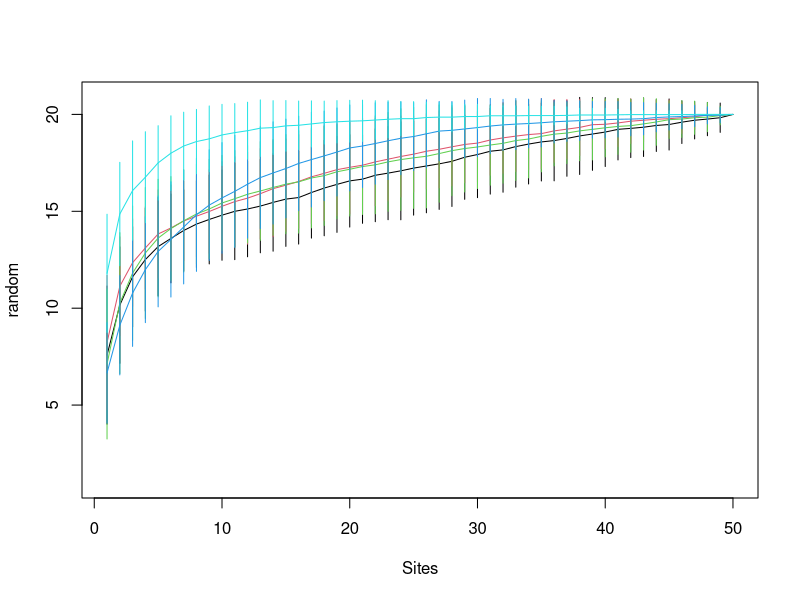

The R script that drew this image:

library(vegan)
data(varespec)
vare.dist <- vegdist(varespec)
# Orlóci's Chord distance: range 0 .. sqrt(2)
vare.dist <- vegdist(decostand(varespec, "norm"), "euclidean")
clust.res<-hclust(vare.dist,method="average")

genSpecAccumPerRange  <- function (ebd_diversity)
{
  
  ebd_diversity <- dcast(ebd_all, RANGE  ~ English.India, value.var = "Submission.ID", fun.aggregate = length ) 
  ebd_diversity <- cbind (ebd_diversity[1:2], ebd_diversity[4:ncol(ebd_diversity)])
  
  
  ebd_diversity <- dcast(ebd_all, Submission.ID + RANGE   ~ English.India, value.var = "Submission.ID", fun.aggregate = length ) 
  
  
  plot(diversity(ebd_diversity[2:ncol(ebd_diversity)]), xlab="Ranges", ylab="Shannon Diversity", pch=18, cex=1.5, col="blue") # Shannon Diversity
  
  #specnumber(varespec) # Species Richness
  #plot(specaccum(varespec)) #Species Accumulation Curve
  #specpool(varespec) # Estimated number of species
  
  plot(specaccum(ebd_diversity [3:ncol(ebd_diversity)], method="random"))
  plot(specaccum(ebd_diversity [ebd_diversity$RANGE=="Vazhachal",] [3:ncol(ebd_diversity)], method="random"), add=T)
  plot(specaccum(ebd_diversity [ebd_diversity$RANGE=="Charpa",] [3:ncol(ebd_diversity)], method="random"), add=T)
  plot(specaccum(ebd_diversity [ebd_diversity$RANGE=="Sholayar",] [3:ncol(ebd_diversity)], method="random"), add=T)
  
  attach(mtcars)
  plot(wt, mpg, main="Milage vs. Car Weight", 
       xlab="Weight", ylab="Mileage", pch=18, col="blue")
  #text(wt, mpg, row.names(mtcars), cex=0.6, pos=4, col="red")
  
  
  
  
  # specify the data 
  x <- c(1:10); y <- x; z <- 10/x
  
  # create extra margin room on the right for an axis 
  par(mar=c(5, 4, 4, 8) + 0.1)
  
  # plot x vs. y 
  plot(x, y,type="b", pch=21, col="red", 
       yaxt="n", lty=3, xlab="", ylab="")
  
  # add x vs. 1/x 
  lines(x, z, type="b", pch=22, col="blue", lty=2)
  
  # draw an axis on the left 
  axis(2, at=x,labels=x, col.axis="red", las=2)
  
  axis(1, at=x,labels=x, col.axis="red", las=2)
  
  # draw an axis on the right, with smaller text and ticks 
  axis(4, at=z,labels=round(z,digits=2),
       col.axis="blue", las=2, cex.axis=0.7, tck=-.01)
  
  # add a title for the right axis 
  mtext("y=1/x", side=4, line=3, cex.lab=1,las=2, col="blue")
  
  # add a main title and bottom and left axis labels 
  title("An Example of Creative Axes", xlab="X values",
        ylab="Y=X")
  
  plot(0,0, xlim =c(1, 1000),ylim = c(0,300), type='n')
  
  cl <- rainbow(5)
  lines(-10:10,runif(21,-10,10),col = cl[1],type = 'b')
  runif(21,-10,10)
  
  for (i in 1:5){
    lines(-10:10,runif(21,-10,10),col = cl[i],type = 'b')
  }
}

library(vegan)
data(BCI) 
df <- lapply(c(1,21,41,61,81),function(i)specaccum(BCI[,seq(i,i+19)], method="random"))
plot(df[[1]])
for (i in 2:5) plot(df[[i]],add=T, col=i)